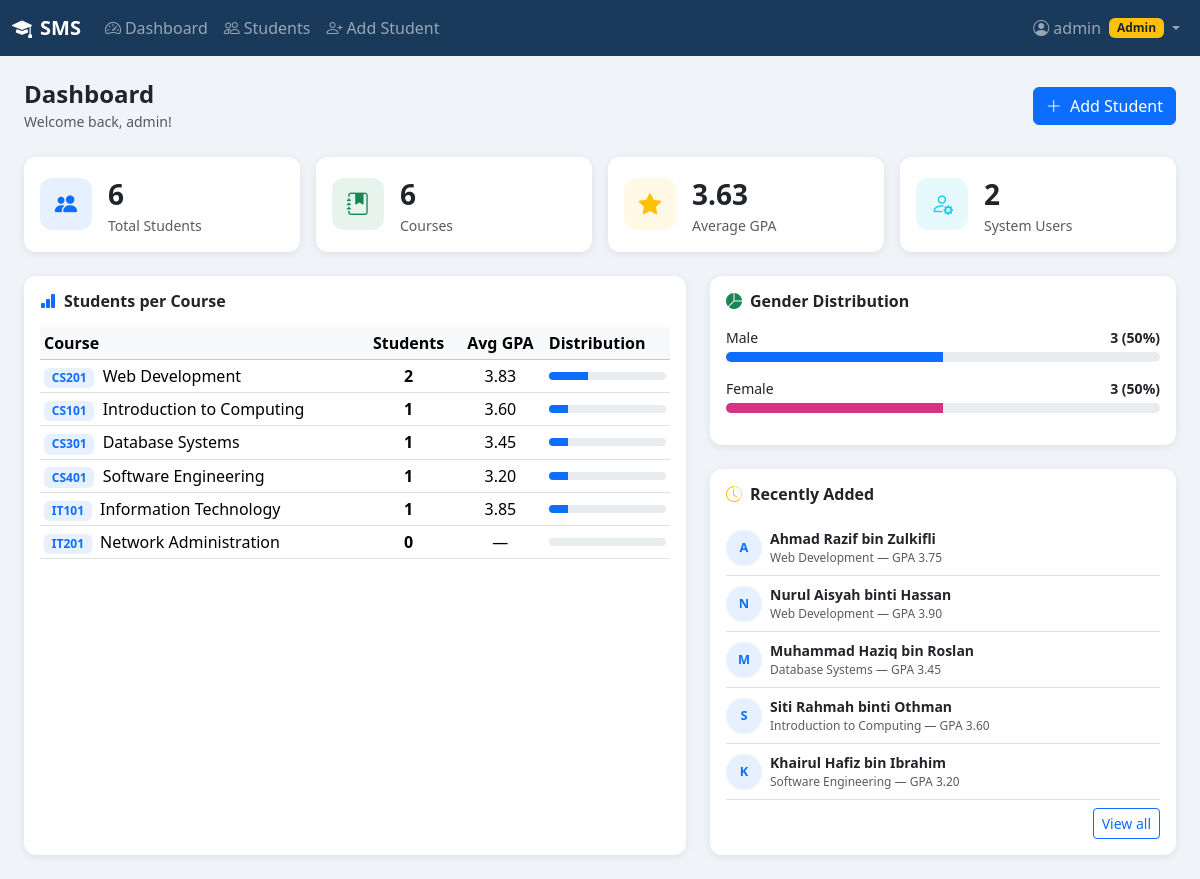
/dashboard.php (signed in), run on the app's committed database.
### tables this page shows
CREATE TABLE IF NOT EXISTS students (
    id INT AUTO_INCREMENT PRIMARY KEY,
    course_id INT NOT NULL,
    student_no VARCHAR(20) NOT NULL UNIQUE,
    name VARCHAR(100) NOT NULL,
    email VARCHAR(100) NOT NULL UNIQUE,
    phone VARCHAR(20),
    dob DATE,
    gender ENUM('Male','Female','Other') NOT NULL DEFAULT 'Male',
    gpa DECIMAL(3,2) DEFAULT 0.00,
    created_at TIMESTAMP DEFAULT CURRENT_TIMESTAMP,
    FOREIGN KEY (course_id) REFERENCES courses(id) ON DELETE RESTRICT
);

CREATE TABLE IF NOT EXISTS courses (
    id INT AUTO_INCREMENT PRIMARY KEY,
    code VARCHAR(20) NOT NULL UNIQUE,
    name VARCHAR(100) NOT NULL,
    credits INT NOT NULL DEFAULT 3
);

### dashboard.php (the view, shortened to what this page needs)
<?php
require_once 'config/db.php';
$totalStudents = 0;
$r = $conn->query("SELECT COUNT(*) AS cnt FROM students");
if ($r) $totalStudents = $r->fetch_assoc()['cnt'];
$totalCourses = 0;
$r = $conn->query("SELECT COUNT(*) AS cnt FROM courses");
if ($r) $totalCourses = $r->fetch_assoc()['cnt'];
$avgGpa = 0;
$r = $conn->query("SELECT ROUND(AVG(gpa), 2) AS avg FROM students");
if ($r) $avgGpa = $r->fetch_assoc()['avg'] ?? 0;
$totalUsers = 0;
$r = $conn->query("SELECT COUNT(*) AS cnt FROM users");
if ($r) $totalUsers = $r->fetch_assoc()['cnt'];
$courseStats = [];
$r = $conn->query("
    SELECT c.name AS course_name, c.code, COUNT(s.id) AS total,
           ROUND(AVG(s.gpa), 2) AS avg_gpa
    FROM courses c
    LEFT JOIN students s ON s.course_id = c.id
    GROUP BY c.id, c.name, c.code
    ORDER BY total DESC
");
if ($r) {
    while ($row = $r->fetch_assoc()) $courseStats[] = $row;
}
$genderStats = [];
$r = $conn->query("SELECT gender, COUNT(*) AS cnt FROM students GROUP BY gender ORDER BY cnt DESC");
if ($r) {
    while ($row = $r->fetch_assoc()) $genderStats[] = $row;
}
$recentStudents = [];
$r = $conn->query("
    SELECT s.student_no, s.name, s.gpa, s.created_at, c.name AS course_name
    FROM students s
    JOIN courses c ON s.course_id = c.id
    ORDER BY s.created_at DESC
    LIMIT 5
");
if ($r) {
    while ($row = $r->fetch_assoc()) $recentStudents[] = $row;
}
?>
<!DOCTYPE html>
<html lang="en">
<head>
    <link href="https://cdn.jsdelivr.net/npm/bootstrap@5.3.3/dist/css/bootstrap.min.css" rel="stylesheet">
    <link href="https://cdn.jsdelivr.net/npm/bootstrap-icons@1.11.3/font/bootstrap-icons.min.css" rel="stylesheet">
</head>
<body>
<?php include 'includes/navbar.php'; ?>
<div class="container-fluid py-4 px-4">
    <div class="d-flex justify-content-between align-items-center mb-4">
        <div>
            <h4 class="mb-0 fw-bold">Dashboard</h4>
            <small class="text-muted">Welcome back, <?= htmlspecialchars($_SESSION['username']) ?>!</small>
        </div>
        <?php if ($_SESSION['role'] === 'admin'): ?>
        <a href="students/add.php" class="btn btn-primary">
            <i class="bi bi-plus-lg me-1"></i> Add Student
        </a>
        <?php endif; ?>
    </div>
    <div class="row g-3 mb-4">
        <div class="col-6 col-md-3">
            <div class="card stat-card p-3">
                <div class="d-flex align-items-center gap-3">
                    <div class="stat-icon bg-primary bg-opacity-10 text-primary">
                        <i class="bi bi-people-fill"></i>
                    </div>
                    <div>
                        <div class="fs-3 fw-bold"><?= $totalStudents ?></div>
                        <div class="text-muted small">Total Students</div>
                    </div>
                </div>
            </div>
        </div>
        <div class="col-6 col-md-3">
            <div class="card stat-card p-3">
                <div class="d-flex align-items-center gap-3">
                    <div class="stat-icon bg-success bg-opacity-10 text-success">
                        <i class="bi bi-journal-bookmark-fill"></i>
                    </div>
                    <div>
                        <div class="fs-3 fw-bold"><?= $totalCourses ?></div>
                        <div class="text-muted small">Courses</div>
                    </div>
                </div>
            </div>
        </div>
        <div class="col-6 col-md-3">
            <div class="card stat-card p-3">
                <div class="d-flex align-items-center gap-3">
                    <div class="stat-icon bg-warning bg-opacity-10 text-warning">
                        <i class="bi bi-star-fill"></i>
                    </div>
                    <div>
                        <div class="fs-3 fw-bold"><?= number_format($avgGpa, 2) ?></div>
                        <div class="text-muted small">Average GPA</div>
                    </div>
                </div>
            </div>
        </div>
        <div class="col-6 col-md-3">
            <div class="card stat-card p-3">
                <div class="d-flex align-items-center gap-3">
                    <div class="stat-icon bg-info bg-opacity-10 text-info">
                        <i class="bi bi-person-gear"></i>
                    </div>
                    <div>
                        <div class="fs-3 fw-bold"><?= $totalUsers ?></div>
                        <div class="text-muted small">System Users</div>
                    </div>
                </div>
            </div>
        </div>
    </div>
    <div class="row g-4">
        <div class="col-lg-7">
            <div class="card stat-card p-3 h-100">
                <h6 class="fw-semibold mb-3"><i class="bi bi-bar-chart-fill me-2 text-primary"></i>Students per Course</h6>
                <?php if (empty($courseStats)): ?>
                    <p class="text-muted">No data.</p>
                <?php else: ?>
                <div class="table-responsive">
                    <table class="table table-sm table-hover align-middle mb-0">
                        <thead class="table-light">
                            <tr>
                                <th>Course</th>
                                <th class="text-center">Students</th>
                                <th class="text-center">Avg GPA</th>
                                <th>Distribution</th>
                            </tr>
                        </thead>
                        <tbody>
                        <?php foreach ($courseStats as $cs): ?>
                            <tr>
                                <td>
                                    <span class="badge bg-primary bg-opacity-10 text-primary me-1"><?= htmlspecialchars($cs['code']) ?></span>
                                    <?= htmlspecialchars($cs['course_name']) ?>
                                </td>
                                <td class="text-center fw-bold"><?= $cs['total'] ?></td>
                                <td class="text-center">
                                    <?= $cs['avg_gpa'] ? number_format($cs['avg_gpa'],2) : '—' ?>
                                </td>
                                <td style="min-width:100px">
                                    <?php $pct = $totalStudents > 0 ? ($cs['total']/$totalStudents*100) : 0; ?>
                                    <div class="progress" style="height:8px">
                                        <div class="progress-bar" style="width:<?= $pct ?>%"></div>
                                    </div>
                                </td>
                            </tr>
                        <?php endforeach; ?>
                        </tbody>
                    </table>
                </div>
                <?php endif; ?>
            </div>
        </div>
        <div class="col-lg-5">
            <div class="card stat-card p-3 mb-4">
                <h6 class="fw-semibold mb-3"><i class="bi bi-pie-chart-fill me-2 text-success"></i>Gender Distribution</h6>
                <?php if (empty($genderStats)): ?>
                    <p class="text-muted">No data.</p>
                <?php else: ?>
                <?php foreach ($genderStats as $g): ?>
                    <?php $gpct = $totalStudents > 0 ? ($g['cnt']/$totalStudents*100) : 0; ?>
                    <div class="d-flex justify-content-between mb-1">
                        <span class="small"><?= htmlspecialchars($g['gender']) ?></span>
                        <span class="small fw-semibold"><?= $g['cnt'] ?> (<?= round($gpct) ?>%)</span>
                    </div>
                    <div class="progress mb-3" style="height:10px">
                        <div class="progress-bar <?= $g['gender']==='Female' ? 'bg-pink' : '' ?>"
                             style="width:<?= $gpct ?>%; background:<?= $g['gender']==='Female' ? '#d63384' : ($g['gender']==='Male' ? '#0d6efd' : '#6c757d') ?>">
                        </div>
                    </div>
                <?php endforeach; ?>
                <?php endif; ?>
            </div>
            <div class="card stat-card p-3">
                <h6 class="fw-semibold mb-3"><i class="bi bi-clock-history me-2 text-warning"></i>Recently Added</h6>
                <?php if (empty($recentStudents)): ?>
                    <p class="text-muted">No students yet.</p>
                <?php else: ?>
                <ul class="list-unstyled mb-0">
                <?php foreach ($recentStudents as $rs): ?>
                    <li class="d-flex align-items-center gap-2 py-2 border-bottom">
                        <div class="rounded-circle bg-primary bg-opacity-10 text-primary fw-bold d-flex align-items-center justify-content-center"
                             style="width:36px;height:36px;font-size:.8rem;flex-shrink:0">
                            <?= strtoupper(substr($rs['name'],0,1)) ?>
                        </div>
                        <div class="overflow-hidden">
                            <div class="fw-semibold text-truncate small"><?= htmlspecialchars($rs['name']) ?></div>
                            <div class="text-muted" style="font-size:.75rem">
                                <?= htmlspecialchars($rs['course_name']) ?> &mdash; GPA <?= number_format($rs['gpa'],2) ?>
                            </div>
                        </div>
                    </li>
                <?php endforeach; ?>
                </ul>
                <div class="mt-2 text-end">
                    <a href="students/index.php" class="btn btn-sm btn-outline-primary">View all</a>
                </div>
                <?php endif; ?>
            </div>
        </div>
    </div>
</div>
</body>
</html>

### includes/navbar.php (shortened to what this page needs)
<nav class="navbar navbar-expand-lg navbar-dark" style="background:#1a3a5c">
    <div class="container-fluid">
        <a class="navbar-brand d-flex align-items-center gap-2" href="dashboard.php">
            <i class="bi bi-mortarboard-fill fs-5"></i>
            <span class="fw-semibold">SMS</span>
        </a>
        <div class="collapse navbar-collapse" id="navMenu">
            <ul class="navbar-nav me-auto mb-2 mb-lg-0">
                <li class="nav-item">
                    <a class="nav-link" href="dashboard.php"><i class="bi bi-speedometer2 me-1"></i>Dashboard</a>
                </li>
                <li class="nav-item">
                    <a class="nav-link" href="students/index.php"><i class="bi bi-people me-1"></i>Students</a>
                </li>
                <?php if ($_SESSION['role'] === 'admin'): ?>
                <li class="nav-item">
                    <a class="nav-link" href="students/add.php"><i class="bi bi-person-plus me-1"></i>Add Student</a>
                </li>
                <?php endif; ?>
            </ul>
            <ul class="navbar-nav">
                <li class="nav-item dropdown">
                    <a class="nav-link dropdown-toggle d-flex align-items-center gap-1" href="#" data-bs-toggle="dropdown">
                        <i class="bi bi-person-circle"></i>
                        <?= htmlspecialchars($_SESSION['username']) ?>
                        <span class="badge bg-<?= $_SESSION['role'] === 'admin' ? 'warning text-dark' : 'secondary' ?> ms-1">
                            <?= ucfirst($_SESSION['role']) ?>
                        </span>
                    </a>
                </li>
            </ul>
        </div>
    </div>
</nav>

### dashboard.php (style rules this page uses)
body { background: #f0f4f8; }
.stat-card { border-radius: 12px; border: none; box-shadow: 0 2px 8px rgba(0,0,0,.08); }
.stat-icon { width: 52px; height: 52px; border-radius: 12px; display:flex; align-items:center; justify-content:center; font-size:1.4rem; }

### data on the page
students: name "A", name "Ahmad Razif bin Zulkifli", course.name "Web Development", gpa "3.75"
students: name "N", name "Nurul Aisyah binti Hassan", course.name "Web Development", gpa "3.90"
students: name "M", name "Muhammad Haziq bin Roslan", course.name "Database Systems", gpa "3.45"
students: name "S", name "Siti Rahmah binti Othman", course.name "Introduction to Computing", gpa "3.60"
students: name "K", name "Khairul Hafiz bin Ibrahim", course.name "Software Engineering", gpa "3.20"

### other printed values
$_SESSION['username'] "admin"
$_SESSION['role'] "Admin"
$totalStudents "6"
$totalCourses "6"
$avgGpa "3.63"
$totalUsers "2"
$cs['code'] "CS201"
$cs['course_name'] "Web Development"
$cs['total'] "2"
$cs['avg_gpa'] "3.83"
$cs['code'] "CS101"
$cs['course_name'] "Introduction to Computing"
$cs['total'] "1"
$cs['avg_gpa'] "3.60"
$cs['code'] "CS301"
